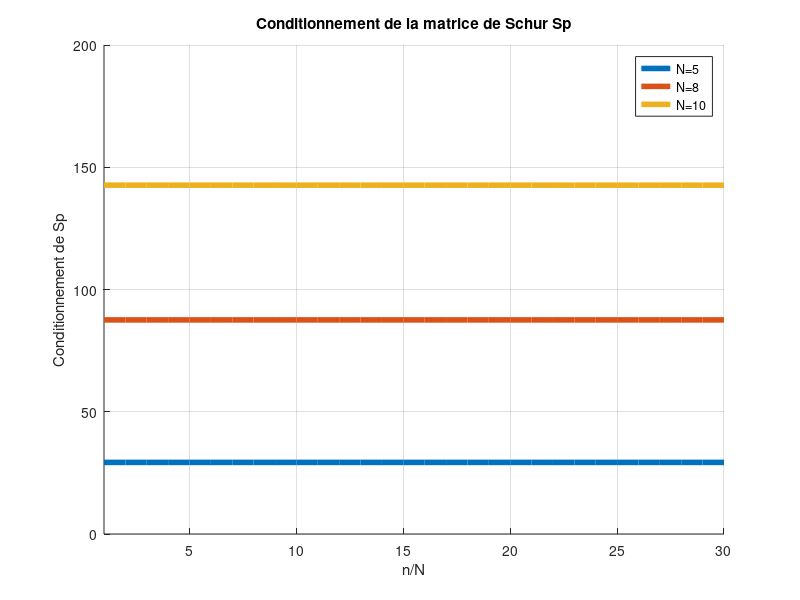

MATLAB code to generate this figure:
% Conditionnement de la matrice de Schur pour N=5, N=8 et N=10

% Données du problème
L = 100;
S = 10;
E = 2*1e5;

% Choix des nombres de domaines
N_values = [5, 8, 10];

figure;
hold on;
grid on;
title('Conditionnement de la matrice de Schur Sp');
xlabel('n/N');
ylabel('Conditionnement de Sp');
ylim([0, 200]);
xlim([1, 30]);

for idx = 1:length(N_values)
    N = N_values(idx);
    tab_n = zeros(1,30);
    tab_cond = zeros(1,30);
    
    for i = 1:30
        % Constantes
        n = i * N;  
        H = L / N;
        h = H / (n - 1);
        k0 = E * S / h;
        
        % Initialisation
        kbb = cell(N,1);
        kib = cell(N,1);
        kii = cell(N,1);
        Sp = cell(N,1);
        A = cell(N,1);
        
        for s = 1:N
            % Définition des matrices de rigidité locales
            k = k0 * (2 * eye(n) - diag(ones(n-1, 1), 1) - diag(ones(n-1, 1), -1));
            k(1,1) = k0;
            k(n,n) = k0;
            
            % Découpage de la matrice de rigidité locale
            if s == 1
                kii{s} = k(2:n-1, 2:n-1);
                kib{s} = k(2:n-1, n);
                kbb{s} = k(n, n);
            elseif s == N
                kii{s} = k(2:n, 2:n);
                kib{s} = k(2:n, 1);
                kbb{s} = k(1, 1);
            else
                kii{s} = k(2:n-1, 2:n-1);
                kib{s} = k(2:n-1, [1, n]);
                kbb{s} = k([1, n], [1, n]);
            end
            
            % Primal Schur complement
            Sp{s} = kbb{s} - kib{s}' * (kii{s} \ kib{s});
            
            % Primal assembly operator
            if s == 1
                A{s} = zeros(N-1,1);
                A{s}(1) = 1;
            elseif s > 1 && s < N
                A{s} = zeros(N-1,2);
                A{s}(s-1,1) = 1;
                A{s}(s,2) = 1;
            elseif s == N
                A{s} = zeros(N-1,1);
                A{s}(N-1) = 1;
            end
        end
        
        % Concaténation des opérateurs
        concat_Sp = blkdiag(Sp{:});
        concat_A = horzcat(A{:});
        
        % Assemblage
        Sp_assembled = concat_A * concat_Sp * concat_A';
        
        tab_n(i) = i;
        tab_cond(i) = cond(Sp_assembled);
    end
  
    plot(tab_n, tab_cond, 'LineWidth', 4, 'DisplayName', sprintf('N=%d', N));
end

legend;
